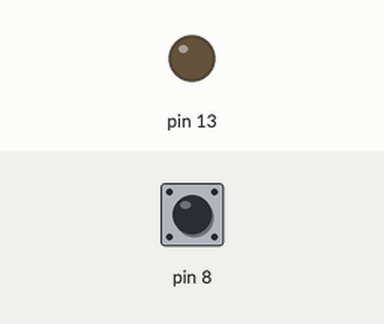
A sketch run on a simulated Arduino Uno, built with avr-gcc and run on an emulated ATmega328P. Parts: output pins drawn as LEDs (lit = HIGH). The inputs (shaded band) are chosen by the test bench; at power-on: pin 8 HIGH.

Above: at 1.2 s.
1.3 s: pin 8 pulled LOW for 0.15 s
At 1.37 s:
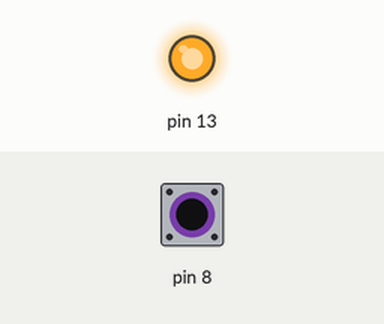
2.9 s: pin 8 pulled LOW for 3.2 s
At 7.2 s:
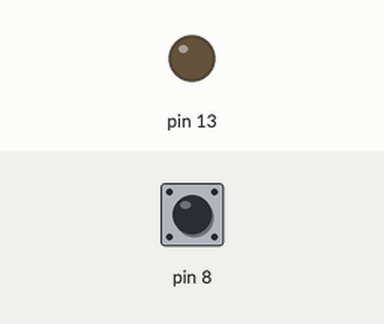
Timing chart, 0 to 8.7 s (numbered marks = the images above; inputs shaded):
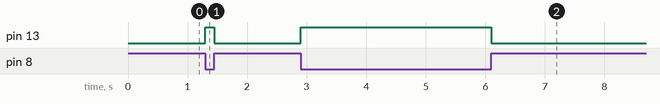

The sketch:

sketch_apr19a.ino
```cpp
void setup() {
  pinMode(8,INPUT_PULLUP);
  pinMode(13, OUTPUT);
}

void loop() {
  if(!digitalRead(8)){
    digitalWrite(13, HIGH);
  }
  else{
    digitalWrite(13, LOW);
  }
}
```

Measured:
- after the input at 1.3 s, pin 13: LOW → HIGH at once, → LOW 0.15 s later
- after the input at 2.9 s, pin 13: LOW → HIGH at once, → LOW 3.2 s later
